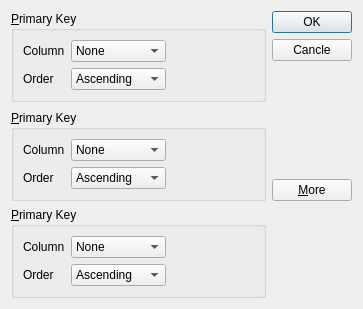
<?xml version="1.0" encoding="UTF-8"?>
<ui version="4.0">
 <class>Dialog</class>
 <widget class="QDialog" name="Dialog">
  <property name="geometry">
   <rect>
    <x>0</x>
    <y>0</y>
    <width>363</width>
    <height>309</height>
   </rect>
  </property>
  <property name="windowTitle">
   <string>Dialog</string>
  </property>
  <layout class="QGridLayout" name="gridLayout_4">
   <item row="0" column="0">
    <widget class="QGroupBox" name="groupBox">
     <property name="title">
      <string>&amp;Primary Key</string>
     </property>
     <layout class="QGridLayout" name="gridLayout">
      <item row="0" column="0">
       <widget class="QLabel" name="label">
        <property name="text">
         <string>Column</string>
        </property>
       </widget>
      </item>
      <item row="0" column="1">
       <widget class="QComboBox" name="comboBox">
        <item>
         <property name="text">
          <string>None</string>
         </property>
        </item>
       </widget>
      </item>
      <item row="0" column="2">
       <spacer name="horizontalSpacer">
        <property name="orientation">
         <enum>Qt::Horizontal</enum>
        </property>
        <property name="sizeHint" stdset="0">
         <size>
          <width>40</width>
          <height>20</height>
         </size>
        </property>
       </spacer>
      </item>
      <item row="1" column="0">
       <widget class="QLabel" name="label_2">
        <property name="text">
         <string>Order</string>
        </property>
       </widget>
      </item>
      <item row="1" column="1">
       <widget class="QComboBox" name="comboBox_2">
        <item>
         <property name="text">
          <string>Ascending</string>
         </property>
        </item>
        <item>
         <property name="text">
          <string>Descending</string>
         </property>
        </item>
       </widget>
      </item>
     </layout>
    </widget>
   </item>
   <item row="0" column="1" rowspan="3">
    <layout class="QVBoxLayout" name="verticalLayout">
     <item>
      <widget class="QPushButton" name="okButton">
       <property name="text">
        <string>OK</string>
       </property>
      </widget>
     </item>
     <item>
      <widget class="QPushButton" name="cancleButton">
       <property name="text">
        <string>Cancle</string>
       </property>
      </widget>
     </item>
     <item>
      <spacer name="verticalSpacer">
       <property name="orientation">
        <enum>Qt::Vertical</enum>
       </property>
       <property name="sizeHint" stdset="0">
        <size>
         <width>20</width>
         <height>0</height>
        </size>
       </property>
      </spacer>
     </item>
     <item>
      <widget class="QPushButton" name="moreButton">
       <property name="text">
        <string>&amp;More</string>
       </property>
       <property name="checkable">
        <bool>true</bool>
       </property>
      </widget>
     </item>
    </layout>
   </item>
   <item row="1" column="0">
    <spacer name="verticalSpacer_2">
     <property name="orientation">
      <enum>Qt::Vertical</enum>
     </property>
     <property name="sizeHint" stdset="0">
      <size>
       <width>20</width>
       <height>0</height>
      </size>
     </property>
    </spacer>
   </item>
   <item row="2" column="0">
    <widget class="QGroupBox" name="groupBox_2">
     <property name="title">
      <string>&amp;Primary Key</string>
     </property>
     <layout class="QGridLayout" name="gridLayout_2">
      <item row="0" column="0">
       <widget class="QLabel" name="label_3">
        <property name="text">
         <string>Column</string>
        </property>
       </widget>
      </item>
      <item row="0" column="1">
       <widget class="QComboBox" name="comboBox_3">
        <item>
         <property name="text">
          <string>None</string>
         </property>
        </item>
       </widget>
      </item>
      <item row="0" column="2">
       <spacer name="horizontalSpacer_2">
        <property name="orientation">
         <enum>Qt::Horizontal</enum>
        </property>
        <property name="sizeHint" stdset="0">
         <size>
          <width>40</width>
          <height>20</height>
         </size>
        </property>
       </spacer>
      </item>
      <item row="1" column="0">
       <widget class="QLabel" name="label_4">
        <property name="text">
         <string>Order</string>
        </property>
       </widget>
      </item>
      <item row="1" column="1">
       <widget class="QComboBox" name="comboBox_4">
        <item>
         <property name="text">
          <string>Ascending</string>
         </property>
        </item>
        <item>
         <property name="text">
          <string>Descending</string>
         </property>
        </item>
       </widget>
      </item>
     </layout>
    </widget>
   </item>
   <item row="3" column="0">
    <widget class="QGroupBox" name="groupBox_3">
     <property name="title">
      <string>&amp;Primary Key</string>
     </property>
     <layout class="QGridLayout" name="gridLayout_3">
      <item row="0" column="0">
       <widget class="QLabel" name="label_5">
        <property name="text">
         <string>Column</string>
        </property>
       </widget>
      </item>
      <item row="0" column="1">
       <widget class="QComboBox" name="comboBox_5">
        <item>
         <property name="text">
          <string>None</string>
         </property>
        </item>
       </widget>
      </item>
      <item row="0" column="2">
       <spacer name="horizontalSpacer_3">
        <property name="orientation">
         <enum>Qt::Horizontal</enum>
        </property>
        <property name="sizeHint" stdset="0">
         <size>
          <width>40</width>
          <height>20</height>
         </size>
        </property>
       </spacer>
      </item>
      <item row="1" column="0">
       <widget class="QLabel" name="label_6">
        <property name="text">
         <string>Order</string>
        </property>
       </widget>
      </item>
      <item row="1" column="1">
       <widget class="QComboBox" name="comboBox_6">
        <item>
         <property name="text">
          <string>Ascending</string>
         </property>
        </item>
        <item>
         <property name="text">
          <string>Descending</string>
         </property>
        </item>
       </widget>
      </item>
     </layout>
    </widget>
   </item>
  </layout>
 </widget>
 <resources/>
 <connections>
  <connection>
   <sender>moreButton</sender>
   <signal>toggled(bool)</signal>
   <receiver>groupBox_2</receiver>
   <slot>setVisible(bool)</slot>
   <hints>
    <hint type="sourcelabel">
     <x>304</x>
     <y>199</y>
    </hint>
    <hint type="destinationlabel">
     <x>239</x>
     <y>202</y>
    </hint>
   </hints>
  </connection>
  <connection>
   <sender>okButton</sender>
   <signal>clicked()</signal>
   <receiver>Dialog</receiver>
   <slot>accept()</slot>
   <hints>
    <hint type="sourcelabel">
     <x>313</x>
     <y>25</y>
    </hint>
    <hint type="destinationlabel">
     <x>161</x>
     <y>113</y>
    </hint>
   </hints>
  </connection>
  <connection>
   <sender>cancleButton</sender>
   <signal>clicked()</signal>
   <receiver>Dialog</receiver>
   <slot>reject()</slot>
   <hints>
    <hint type="sourcelabel">
     <x>292</x>
     <y>63</y>
    </hint>
    <hint type="destinationlabel">
     <x>277</x>
     <y>128</y>
    </hint>
   </hints>
  </connection>
  <connection>
   <sender>moreButton</sender>
   <signal>toggled(bool)</signal>
   <receiver>groupBox_3</receiver>
   <slot>setVisible(bool)</slot>
   <hints>
    <hint type="sourcelabel">
     <x>312</x>
     <y>200</y>
    </hint>
    <hint type="destinationlabel">
     <x>243</x>
     <y>287</y>
    </hint>
   </hints>
  </connection>
 </connections>
</ui>
